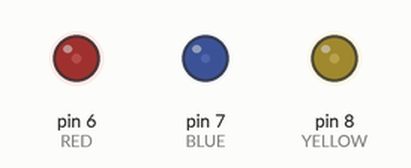
This sketch was run on a simulated Arduino Uno, built with avr-gcc and run on an emulated ATmega328P. Shown: output pins drawn as LEDs (lit = HIGH).

Above: at 0.86 s.
At 6.58 s:
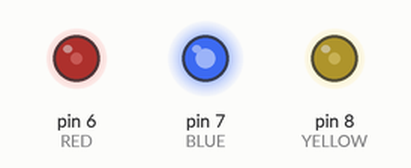
At 11.1 s:
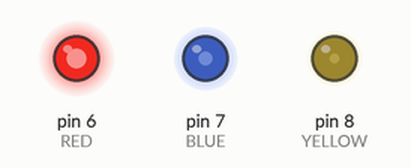
At 19.94 s:
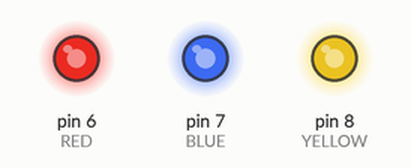
At 31.78 s:
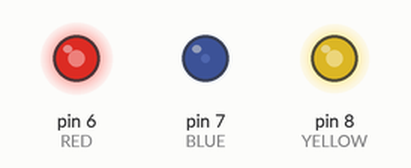
At 39.42 s:
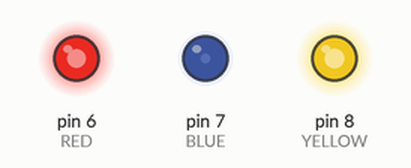
Timing chart, 0 to 40.0 s (numbered marks = the images above):
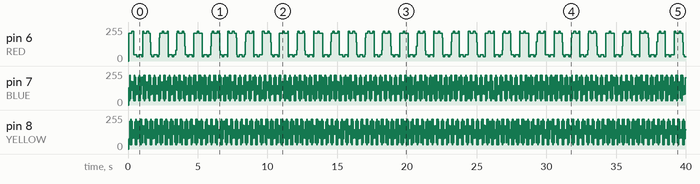

Measured:
- by itself, pin 6 (RED): moves between 31/255 and 224/255, repeating every 14.8 s

The sketch:

RTOS_Task_Parameters_R2.ino
```cpp
#include <Arduino_FreeRTOS.h>

#define RED    6
#define BLUE   7
#define YELLOW 8

typedef int TaskProfiler;

TaskProfiler RedLEDProfiler;
TaskProfiler YellowLEDProfiler;
TaskProfiler BlueLEDProfiler;
// 1. to sa moje pvParameters - wskazniki do funkcji to na co pokazują
const uint16_t *blueLed = (uint16_t *) BLUE;// wskaznik stały typu unsigned int 16 bitowy 2bajtowy
// do pokazywania na pin BLUE(7)
// nie moze zmieniac to na co pokazuje cast - formatowanie
// stały wskaznik do pokazywania na port BLUe, mozna go przesuwać ale nie moża zmieniać tego na co pokazuje
const uint16_t *redLed = (uint16_t *) RED;
const uint16_t *yellowLed =(uint16_t *)YELLOW;
void setup()
{
  xTaskCreate(LedControllerTask,"RED LED Task",100,(void *)redLed,1,NULL);  // trzecia pozycja od konca to pv parameters
  // castuje bo to bedzie funkcja, chodzi nam o to ze to bedzie parametr zwracany z funkcji w postaci wskaznika
  xTaskCreate(LedControllerTask,"YELLOW LED TASK",100,(void *)yellowLed,1,NULL);
  // jak bym podał samo redLED to bym podał adres w pamięci a ja musz podac wskaznik
  xTaskCreate(LedControllerTask,"BLUE LED TASK",100,(void *)blueLed,1,NULL);
}

void LedControllerTask(void *pvParameters)
{
  pinMode(RED, OUTPUT);
  pinMode(BLUE, OUTPUT);
  pinMode(YELLOW, OUTPUT);
  while(1)
  {
    // 3. w zależności co będzie argumentem to się zapali dioda od wykonanego aktualnego zadania
    //digitalWrite(RED,HIGH); // tak jest prosto alee..
    digitalWrite(pvParameters,digitalRead(pvParameters)^1); // negacja co bedzie na porcie w zaleznosci od wskaznika to bedzie zanegowane i pusczone na port
  }
}
void loop(){}
```
